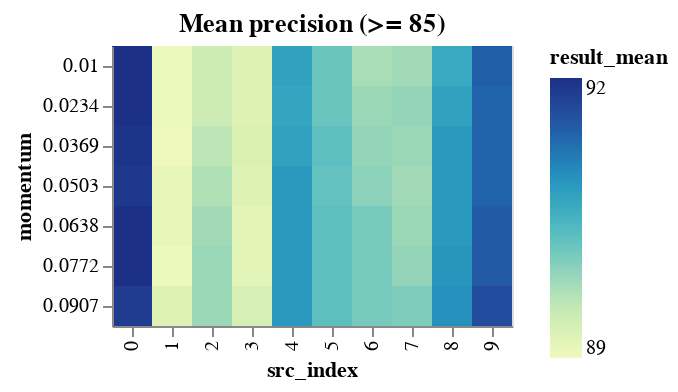

The notebook cell this image was saved under:
### Code cell
range_momentum_results_df = momentum_results_df[
    momentum_results_df.result_mean >= DETAILED_VIEW_TRESHOLD
]

binified_momentum_heatmap(
    f"Mean precision (>= {DETAILED_VIEW_TRESHOLD})", range_momentum_results_df
)

### Figure 1 — Vega-Lite specification as saved in the notebook (floating-point values rounded to 4 significant figures)
{"config": {"view": {"continuousWidth": 400, "continuousHeight": 300}}, "hconcat": [{"mark": "rect", "encoding": {"color": {"type": "quantitative", "field": "result_mean"}, "tooltip": [{"type": "quantitative", "field": "result_mean"}, {"type": "quantitative", "field": "result_std"}, {"type": "quantitative", "field": "neurons"}, {"type": "quantitative", "field": "layers"}, {"type": "quantitative", "field": "epochs"}, {"type": "quantitative", "field": "learning_rate"}, {"type": "quantitative", "field": "momentum"}, {"type": "quantitative", "field": "src_index"}], "x": {"type": "ordinal", "field": "src_index"}, "y": {"type": "ordinal", "field": "momentum"}}, "selection": {"selector008": {"type": "interval", "bind": "scales", "encodings": ["x", "y"]}}, "title": "Mean precision (>= 85)"}], "data": {"name": "data-5fd1d05739a5b4f2a907ea4c447f9007"}, "$schema": "https://vega.github.io/schema/vega-lite/v4.8.1.json", "datasets": {"data-5fd1d05739a5b4f2a907ea4c447f9007": [{"neurons": 11, "layers": 2, "epochs": 80, "learning_rate": 0.0422, "momentum": 0.0907, "result_mean": 91.6, "result_std": 1.143, "src_index": 0}, {"neurons": 11, "layers": 2, "epochs": 80, "learning_rate": 0.0147, "momentum": 0.0638, "result_mean": 89.66, "result_std": 1.007, "src_index": 7}, {"neurons": 11, "layers": 2, "epochs": 80, "learning_rate": 0.0147, "momentum": 0.0772, "result_mean": 89.7, "result_std": 1.019, "src_index": 7}, {"neurons": 11, "layers": 2, "epochs": 80, "learning_rate": 0.0422, "momentum": 0.0638, "result_mean": 91.74, "result_std": 1.253, "src_index": 0}, {"neurons": 11, "layers": 2, "epochs": 80, "learning_rate": 0.0422, "momentum": 0.0772, "result_mean": 91.74, "result_std": 1.253, "src_index": 0}, {"neurons": 11, "layers": 2, "epochs": 80, "learning_rate": 0.0422, "momentum": 0.0369, "result_mean": 91.7, "result_std": 1.285, "src_index": 0}, {"neurons": 10, "layers": 1, "epochs": 70, "learning_rate": 0.0353, "momentum": 0.0369, "result_mean": 90.09, "result_std": 1.126, "src_index": 5}, {"neurons": 11, "layers": 2, "epochs": 80, "learning_rate": 0.0216, "momentum": 0.0234, "result_mean": 90.53, "result_std": 1.174, "src_index": 8}, {"neurons": 11, "layers": 2, "epochs": 80, "learning_rate": 0.0147, "momentum": 0.0907, "result_mean": 89.85, "result_std": 1.116, "src_index": 7}, {"neurons": 6, "layers": 2, "epochs": 90, "learning_rate": 0.0216, "momentum": 0.0772, "result_mean": 88.88, "result_std": 1.028, "src_index": 1}, {"neurons": 11, "layers": 2, "epochs": 80, "learning_rate": 0.0422, "momentum": 0.0503, "result_mean": 91.65, "result_std": 1.314, "src_index": 0}, {"neurons": 11, "layers": 2, "epochs": 70, "learning_rate": 0.0422, "momentum": 0.0638, "result_mean": 91.26, "result_std": 1.281, "src_index": 9}, {"neurons": 6, "layers": 2, "epochs": 90, "learning_rate": 0.0216, "momentum": 0.0503, "result_mean": 88.93, "result_std": 1.053, "src_index": 1}, {"neurons": 6, "layers": 2, "epochs": 90, "learning_rate": 0.0216, "momentum": 0.0638, "result_mean": 88.93, "result_std": 1.053, "src_index": 1}, {"neurons": 11, "layers": 2, "epochs": 80, "learning_rate": 0.0422, "momentum": 0.01, "result_mean": 91.74, "result_std": 1.335, "src_index": 0}, {"neurons": 11, "layers": 2, "epochs": 80, "learning_rate": 0.0422, "momentum": 0.0234, "result_mean": 91.74, "result_std": 1.335, "src_index": 0}, {"neurons": 8, "layers": 1, "epochs": 70, "learning_rate": 0.0216, "momentum": 0.0503, "result_mean": 89.51, "result_std": 1.115, "src_index": 2}, {"neurons": 11, "layers": 2, "epochs": 80, "learning_rate": 0.0216, "momentum": 0.0369, "result_mean": 90.63, "result_std": 1.229, "src_index": 8}, {"neurons": 10, "layers": 1, "epochs": 70, "learning_rate": 0.0216, "momentum": 0.0503, "result_mean": 89.07, "result_std": 1.078, "src_index": 3}, {"neurons": 8, "layers": 1, "epochs": 70, "learning_rate": 0.0216, "momentum": 0.0369, "result_mean": 89.41, "result_std": 1.118, "src_index": 2}, {"neurons": 11, "layers": 2, "epochs": 70, "learning_rate": 0.0216, "momentum": 0.0503, "result_mean": 90.63, "result_std": 1.24, "src_index": 4}, {"neurons": 11, "layers": 2, "epochs": 70, "learning_rate": 0.0216, "momentum": 0.0638, "result_mean": 90.63, "result_std": 1.24, "src_index": 4}, {"neurons": 11, "layers": 2, "epochs": 70, "learning_rate": 0.0216, "momentum": 0.0772, "result_mean": 90.63, "result_std": 1.24, "src_index": 4}, {"neurons": 11, "layers": 2, "epochs": 70, "learning_rate": 0.0216, "momentum": 0.0907, "result_mean": 90.63, "result_std": 1.24, "src_index": 4}, {"neurons": 10, "layers": 1, "epochs": 70, "learning_rate": 0.0353, "momentum": 0.0234, "result_mean": 90.0, "result_std": 1.177, "src_index": 5}, {"neurons": 10, "layers": 1, "epochs": 70, "learning_rate": 0.0353, "momentum": 0.0503, "result_mean": 90.04, "result_std": 1.193, "src_index": 5}, {"neurons": 10, "layers": 1, "epochs": 70, "learning_rate": 0.0216, "momentum": 0.0638, "result_mean": 89.02, "result_std": 1.093, "src_index": 3}, {"neurons": 10, "layers": 1, "epochs": 70, "learning_rate": 0.0216, "momentum": 0.0772, "result_mean": 89.02, "result_std": 1.093, "src_index": 3}, {"neurons": 9, "layers": 2, "epochs": 90, "learning_rate": 0.0216, "momentum": 0.0503, "result_mean": 89.75, "result_std": 1.167, "src_index": 6}, {"neurons": 11, "layers": 2, "epochs": 80, "learning_rate": 0.0147, "momentum": 0.0503, "result_mean": 89.61, "result_std": 1.156, "src_index": 7}, {"neurons": 11, "layers": 2, "epochs": 80, "learning_rate": 0.0147, "momentum": 0.0234, "result_mean": 89.7, "result_std": 1.17, "src_index": 7}, {"neurons": 11, "layers": 2, "epochs": 80, "learning_rate": 0.0216, "momentum": 0.0503, "result_mean": 90.63, "result_std": 1.267, "src_index": 8}, {"neurons": 11, "layers": 2, "epochs": 80, "learning_rate": 0.0216, "momentum": 0.0638, "result_mean": 90.63, "result_std": 1.267, "src_index": 8}, {"neurons": 11, "layers": 2, "epochs": 70, "learning_rate": 0.0422, "momentum": 0.0369, "result_mean": 91.16, "result_std": 1.323, "src_index": 9}, {"neurons": 11, "layers": 2, "epochs": 70, "learning_rate": 0.0422, "momentum": 0.0503, "result_mean": 91.16, "result_std": 1.323, "src_index": 9}, {"neurons": 10, "layers": 1, "epochs": 70, "learning_rate": 0.0353, "momentum": 0.0638, "result_mean": 90.09, "result_std": 1.217, "src_index": 5}, {"neurons": 10, "layers": 1, "epochs": 70, "learning_rate": 0.0353, "momentum": 0.0772, "result_mean": 90.09, "result_std": 1.217, "src_index": 5}, {"neurons": 10, "layers": 1, "epochs": 70, "learning_rate": 0.0353, "momentum": 0.0907, "result_mean": 90.09, "result_std": 1.217, "src_index": 5}, {"neurons": 11, "layers": 2, "epochs": 70, "learning_rate": 0.0422, "momentum": 0.0907, "result_mean": 91.4, "result_std": 1.349, "src_index": 9}, {"neurons": 11, "layers": 2, "epochs": 80, "learning_rate": 0.0216, "momentum": 0.01, "result_mean": 90.43, "result_std": 1.257, "src_index": 8}, {"neurons": 10, "layers": 1, "epochs": 70, "learning_rate": 0.0353, "momentum": 0.01, "result_mean": 90.0, "result_std": 1.217, "src_index": 5}, {"neurons": 11, "layers": 2, "epochs": 70, "learning_rate": 0.0422, "momentum": 0.0772, "result_mean": 91.26, "result_std": 1.344, "src_index": 9}, {"neurons": 9, "layers": 2, "epochs": 90, "learning_rate": 0.0216, "momentum": 0.0369, "result_mean": 89.7, "result_std": 1.199, "src_index": 6}, {"neurons": 6, "layers": 2, "epochs": 90, "learning_rate": 0.0216, "momentum": 0.0369, "result_mean": 88.83, "result_std": 1.111, "src_index": 1}, {"neurons": 9, "layers": 2, "epochs": 90, "learning_rate": 0.0216, "momentum": 0.0638, "result_mean": 89.9, "result_std": 1.219, "src_index": 6}, {"neurons": 9, "layers": 2, "epochs": 90, "learning_rate": 0.0216, "momentum": 0.0772, "result_mean": 89.9, "result_std": 1.219, "src_index": 6}, {"neurons": 9, "layers": 2, "epochs": 90, "learning_rate": 0.0216, "momentum": 0.0907, "result_mean": 89.9, "result_std": 1.219, "src_index": 6}, {"neurons": 6, "layers": 2, "epochs": 90, "learning_rate": 0.0216, "momentum": 0.0907, "result_mean": 89.07, "result_std": 1.143, "src_index": 1}, {"neurons": 11, "layers": 2, "epochs": 70, "learning_rate": 0.0216, "momentum": 0.0234, "result_mean": 90.48, "result_std": 1.285, "src_index": 4}, {"neurons": 9, "layers": 2, "epochs": 90, "learning_rate": 0.0216, "momentum": 0.0234, "result_mean": 89.66, "result_std": 1.208, "src_index": 6}, {"neurons": 11, "layers": 2, "epochs": 70, "learning_rate": 0.0422, "momentum": 0.01, "result_mean": 91.21, "result_std": 1.365, "src_index": 9}, {"neurons": 10, "layers": 1, "epochs": 70, "learning_rate": 0.0216, "momentum": 0.0369, "result_mean": 89.12, "result_std": 1.156, "src_index": 3}, {"neurons": 10, "layers": 1, "epochs": 70, "learning_rate": 0.0216, "momentum": 0.01, "result_mean": 89.07, "result_std": 1.152, "src_index": 3}, {"neurons": 10, "layers": 1, "epochs": 70, "learning_rate": 0.0216, "momentum": 0.0234, "result_mean": 89.07, "result_std": 1.152, "src_index": 3}, {"neurons": 6, "layers": 2, "epochs": 90, "learning_rate": 0.0216, "momentum": 0.0234, "result_mean": 88.88, "result_std": 1.137, "src_index": 1}, {"neurons": 8, "layers": 1, "epochs": 70, "learning_rate": 0.0216, "momentum": 0.0234, "result_mean": 89.27, "result_std": 1.177, "src_index": 2}, {"neurons": 8, "layers": 1, "epochs": 70, "learning_rate": 0.0216, "momentum": 0.0638, "result_mean": 89.61, "result_std": 1.216, "src_index": 2}, {"neurons": 11, "layers": 2, "epochs": 80, "learning_rate": 0.0147, "momentum": 0.0369, "result_mean": 89.66, "result_std": 1.228, "src_index": 7}, {"neurons": 10, "layers": 1, "epochs": 70, "learning_rate": 0.0216, "momentum": 0.0907, "result_mean": 89.17, "result_std": 1.188, "src_index": 3}, {"neurons": 11, "layers": 2, "epochs": 70, "learning_rate": 0.0216, "momentum": 0.01, "result_mean": 90.53, "result_std": 1.326, "src_index": 4}, {"neurons": 11, "layers": 2, "epochs": 70, "learning_rate": 0.0216, "momentum": 0.0369, "result_mean": 90.53, "result_std": 1.326, "src_index": 4}, {"neurons": 11, "layers": 2, "epochs": 70, "learning_rate": 0.0422, "momentum": 0.0234, "result_mean": 91.16, "result_std": 1.392, "src_index": 9}, {"neurons": 6, "layers": 2, "epochs": 90, "learning_rate": 0.0216, "momentum": 0.01, "result_mean": 88.88, "result_std": 1.167, "src_index": 1}, {"neurons": 8, "layers": 1, "epochs": 70, "learning_rate": 0.0216, "momentum": 0.0772, "result_mean": 89.66, "result_std": 1.247, "src_index": 2}, {"neurons": 8, "layers": 1, "epochs": 70, "learning_rate": 0.0216, "momentum": 0.0907, "result_mean": 89.66, "result_std": 1.247, "src_index": 2}, {"neurons": 11, "layers": 2, "epochs": 80, "learning_rate": 0.0216, "momentum": 0.0907, "result_mean": 90.72, "result_std": 1.389, "src_index": 8}, {"neurons": 11, "layers": 2, "epochs": 80, "learning_rate": 0.0216, "momentum": 0.0772, "result_mean": 90.68, "result_std": 1.399, "src_index": 8}, {"neurons": 9, "layers": 2, "epochs": 90, "learning_rate": 0.0216, "momentum": 0.01, "result_mean": 89.56, "result_std": 1.305, "src_index": 6}, {"neurons": 8, "layers": 1, "epochs": 70, "learning_rate": 0.0216, "momentum": 0.01, "result_mean": 89.27, "result_std": 1.327, "src_index": 2}, {"neurons": 11, "layers": 2, "epochs": 80, "learning_rate": 0.0147, "momentum": 0.01, "result_mean": 89.61, "result_std": 1.396, "src_index": 7}]}}
